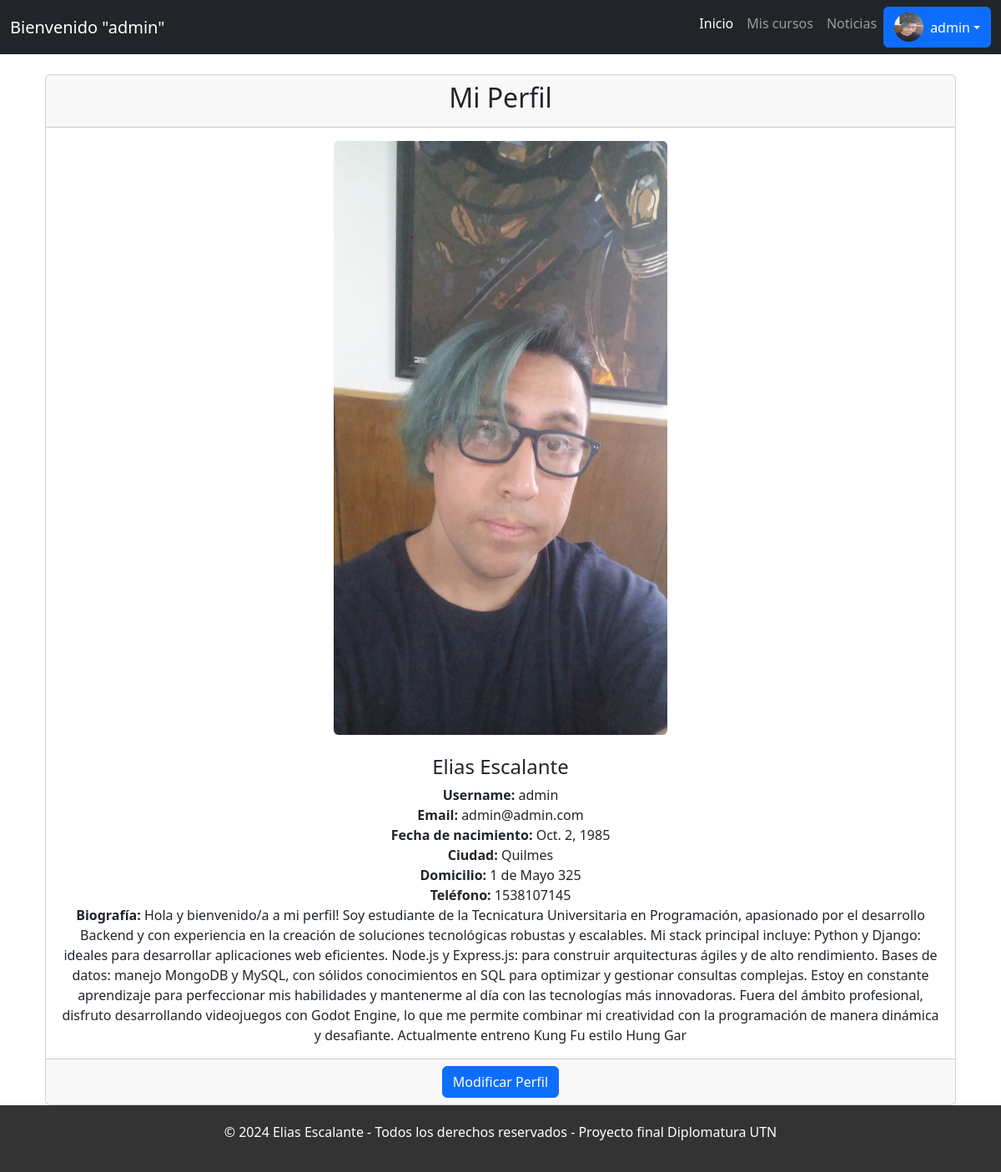
The app's page /usuarios/perfil/ (signed in) with its own data.
### usuarios/models.py (models this page shows, shortened)
class User(AbstractUser):
    imagen = models.ImageField(upload_to='profile_images/', blank=True, null=True)
    fecha_nacimiento = models.DateField(blank=True, null=True)
    ciudad = models.CharField(max_length=40, blank=True)
    domicilio = models.CharField(max_length=80, blank=True)
    telefono = models.CharField(max_length=30, blank=True)
    email = models.EmailField(unique=True, validators=[EmailValidator()])

class Perfil(models.Model):
    user = models.OneToOneField(
        User,
        on_delete=models.CASCADE,
        related_name='perfil'
    )
    bio = models.TextField(blank=True)
    fecha_creacion = models.DateTimeField(auto_now_add=True)

### usuarios/views.py (the view)
# urls.py: path('perfil/', views.perfil, name='perfil'),
@login_required
def perfil(request):
    user = request.user
    perfil = user.perfil
    return render(request, 'usuarios/perfil.html', {
        'user': user,
        'perfil': perfil
    })

### templates/usuarios/perfil.html (shortened to what this page needs)
{% extends 'layout.html' %}
{% block content %}
<div class="container">
    <div class="card text-center">
        <div class="card-header">
            <h2>Mi Perfil</h2>
        </div>
        <div class="card-body">
            <img src="{{ user.imagen.url }}" class="rounded mx-auto d-block mb-4" style="max-width: 400px; height: auto;" alt="Imagen de perfil">
            <h4 class="card-title">{{ user.first_name }} {{ user.last_name }}</h4>
            <p class="card-text">
                <strong>Username:</strong> {{ user.username }}<br>
                <strong>Email:</strong> {{ user.email }}<br>
                <strong>Fecha de nacimiento:</strong> {{ user.fecha_nacimiento }}<br>
                <strong>Ciudad:</strong> {{ user.ciudad }}<br>
                <strong>Domicilio:</strong> {{ user.domicilio }}<br>
                <strong>Teléfono:</strong> {{ user.telefono }}<br>
                <strong>Biografía:</strong> {{ perfil.bio }}
            </p>
        </div>
        <div class="card-footer">
            <a href="{% url 'editar_perfil' %}" class="btn btn-primary">Modificar Perfil</a>
        </div>
    </div>
</div>
{% endblock %}

### templates/layout.html (shortened to what this page needs)
{% load static %}
<!DOCTYPE html>
<html lang="es">
<head>
    <link href="https://cdn.jsdelivr.net/npm/bootstrap@5.3.3/dist/css/bootstrap.min.css" rel="stylesheet">
    <link rel="stylesheet" href="{% static 'layout/css/layout.css' %}">
</head>
<body class="{% block body_class %}{% endblock %}">
    <div class="main-container">
        <nav class="navbar navbar-expand-lg navbar-dark bg-dark">
            <div class="container-fluid">
                <a class="navbar-brand" href="#">Bienvenido "{{ user.username }}"</a>
                <div class="collapse navbar-collapse" id="navbarNav">
                    <ul class="navbar-nav ms-auto">
                        <li class="nav-item">
                            <a class="nav-link active" aria-current="page" href="{% url 'home_usuarios'%}">Inicio</a>
                        </li>
                        <li class="nav-item">
                            <a class="nav-link" href="{% url 'mis_cursos' %}">Mis cursos</a>
                        </li>
                        <li class="nav-item">
                            <a class="nav-link" href="{% url 'noticias' %}">Noticias</a>
                        </li>
                        <li class="nav-item dropdown">
                            <a class="btn btn-primary dropdown-toggle d-flex align-items-center" href="#" id="userDropdown" role="button" data-bs-toggle="dropdown" aria-expanded="false">
                                {% if user.imagen %}
                                    <img src="{{ user.imagen.url }}" alt="Usuario" class="rounded-circle me-2" style="width: 35px; height: 35px;">
                                {% else %}
                                    <img src="{% static 'profile_images/1.jpg' %}" alt="Usuario" class="rounded-circle me-2" style="width: 35px; height: 35px;">
                                {% endif %}
                                {{ user.username }}
                            </a>
                        </li>
                    </ul>
                </div>
            </div>
        </nav>
        <div class="content">
            <div class="container mt-4">
                {% block content %}{% endblock %}
            </div>
        </div>
        <footer>
            <div class="container">
                <p>© 2024 Elias Escalante - Todos los derechos reservados - Proyecto final Diplomatura UTN </p>
            </div>
        </footer>
    </div>
</body>
</html>

### static/layout/css/layout.css (style rules this page uses)
html, body { height: 100%; margin: 0; }
.main-container { min-height: 100%; display: flex; flex-direction: column; }
.navbar { width: 100%; top: 0; left: 0; z-index: 1040; }
.content { flex-grow: 1; }
footer { background-color: #333; color: #fff; text-align: center; padding: 20px 0; position: relative; bottom: 0; width: 100%; }

### records on screen
User: username "admin", imagen (picture), first_name "Elias", last_name "Escalante", email "admin@admin.com", fecha_nacimiento "Oct. 2, 1985", ciudad "Quilmes", domicilio "1 de Mayo 325", telefono "1538107145"
Perfil: bio "Hola y bienvenido/a a mi perfil! Soy estudiante de la Tecnicatura Universitaria en Programación, apasionado por el desarrollo Backend y con experiencia en la creación de soluciones tecnológicas robustas y escalables. Mi stack principal incluye: Python y Django: ideales para desarrollar aplicaciones web eficientes. Node.js y Express.js: para construir arquitecturas ágiles y de alto rendimiento. Bases de datos: manejo MongoDB y MySQL, con sólidos conocimientos en SQL para optimizar y gestionar consultas complejas. Estoy en constante aprendizaje para perfeccionar mis habilidades y mantenerme al día con las tecnologías más innovadoras. Fuera del ámbito profesional, disfruto desarrollando…"
